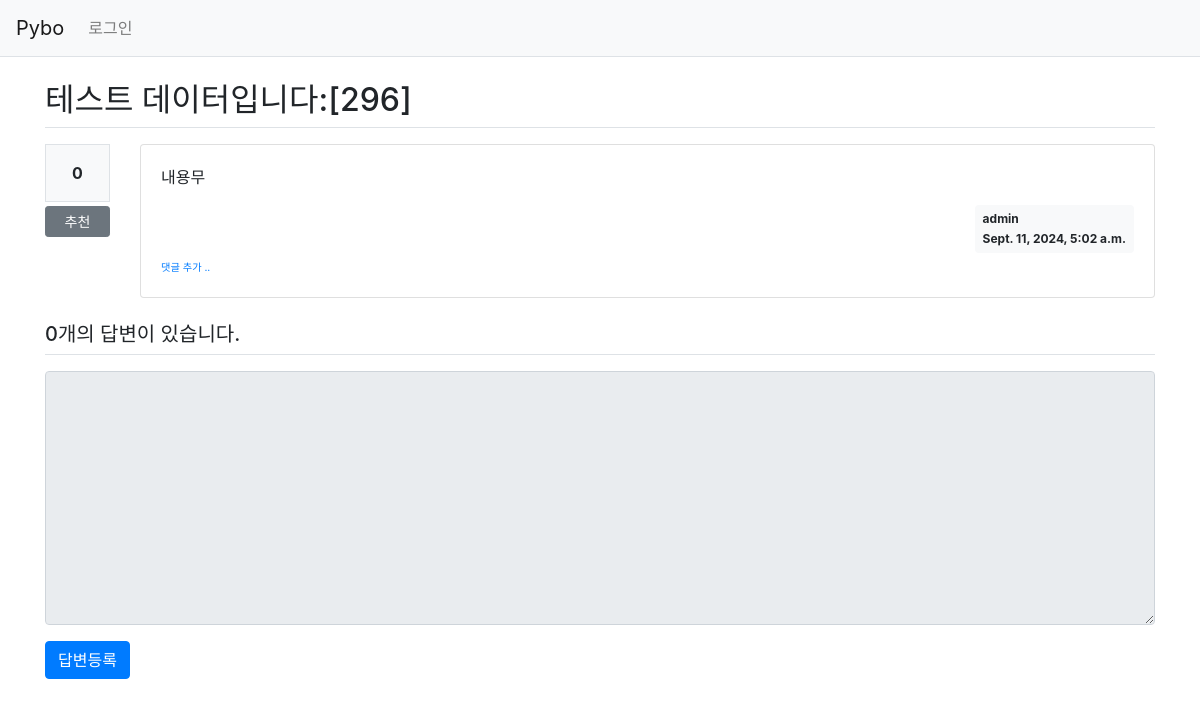
The app's page /pybo/301/, older data.
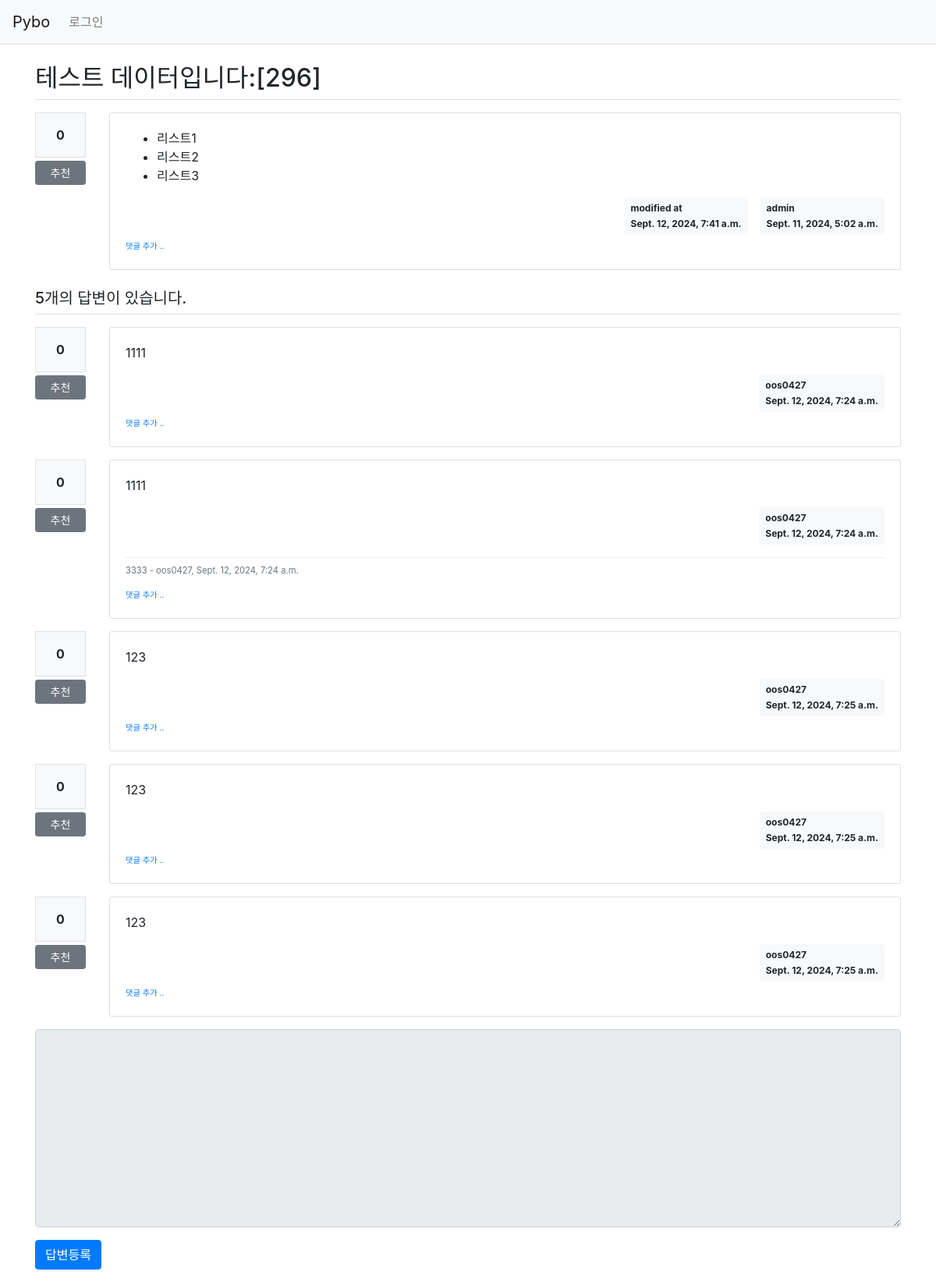
The same page, newer data.
### pybo/models.py (models this page shows, shortened)
class Question(models.Model):
    author = models.ForeignKey(User, on_delete = models.CASCADE, related_name='author_question')
    subject = models.CharField(max_length=200)
    content = models.TextField()
    create_date = models.DateTimeField()
    modify_date = models.DateTimeField(null=True, blank=True)
    voter = models.ManyToManyField(User, related_name='voter_question')

class Answer(models.Model):
    author = models.ForeignKey(User, on_delete=models.CASCADE, related_name='author_answer')
    question = models.ForeignKey(Question, on_delete=models.CASCADE)
    content = models.TextField()
    create_date = models.DateTimeField()
    modify_date = models.DateTimeField(null=True, blank=True)
    voter = models.ManyToManyField(User, related_name='voter_answer')

class Comment(models.Model):
    author = models.ForeignKey(User, on_delete=models.CASCADE)
    content = models.TextField()
    create_date = models.DateTimeField()
    modify_date = models.DateTimeField(null=True, blank=True)
    question = models.ForeignKey(Question, null=True, blank=True, on_delete=models.CASCADE)
    answer = models.ForeignKey(Answer, null=True, blank=True, on_delete=models.CASCADE)

### pybo/views/base_views.py (the view)
# urls.py: path('<int:question_id>/', base_views.detail, name='detail'),
def detail(request, question_id):
    question = get_object_or_404(Question, pk=question_id)
    context = {'question': question}
    return render(request, 'pybo/question_detail.html', context)

### pybo/templatetags/pybo_filter.py (called while the page is built)
@register.filter()
def mark(value):
    extensions = ["nl2br", "fenced_code"]
    return mark_safe(markdown.markdown(value, extensions=extensions))

### templates/pybo/question_detail.html (shortened to what this page needs)
{% extends 'base.html' %}
{% load pybo_filter %}
{% block content %}
<div class="container my-3">
    <h2 class="border-bottom py-2">{{ question.subject }}</h2>
    <div class="row my-3">
        <div class="col-1">
            <div class="bg-light text-center p-3 border font-weight-bolder mb-1">{{question.voter.count}}</div>
            <a href="#" data-uri="{% url 'pybo:vote_question' question.id  %}"
               class="recommend btn btn-sm btn-secondary btn-block my-1">추천</a>
        </div>
        <div class="col-11">
            <div class="card">
                <div class="card-body">
                    <div class="card-text">{{ question.content|mark }}</div>
                    <div class="d-flex justify-content-end">
                        {% if question.modify_date %}
                        <div class="badge badge-light p-2 text-left mx-3">
                            <div class="mb-2">modified at</div>
                            <div>{{ question.modify_date }}</div>
                        </div>
                        {% endif %}
                        <div class="badge badge-light p-2 text-left">
                            <div class="mb-2">{{ question.author.username }}</div>
                            <div>{{ question.create_date }}</div>
                        </div>
                    </div>
                    <div>
                        <a href="{% url 'pybo:comment_create_question' question.id  %}"
                           class="small"><small>댓글 추가 ..</small></a>
                    </div>
                </div>
            </div>
        </div>
    </div>
    <h5 class="border-bottom my-3 py-2">{{question.answer_set.count}}개의 답변이 있습니다.</h5>
    {% for answer in question.answer_set.all %}
    <div class="row my-3">
        <div class="col-1">
            <div class="bg-light text-center p-3 border font-weight-bolder mb-1">{{answer.voter.count}}</div>
            <a href="#" data-uri="{% url 'pybo:vote_answer' answer.id  %}"
                class="recommend btn btn-sm btn-secondary btn-block my-1">추천</a>
        </div>
        <div class="col-11">
            <div class="card">
                <div class="card-body">
                    <div class="card-text">{{ answer.content|mark }}</div>
                    <div class="d-flex justify-content-end">
                        <div class="badge badge-light p-2 text-left">
                            <div class="mb-2">{{ answer.author.username }}</div>
                            <div>{{ answer.create_date }}</div>
                        </div>
                    </div>
                    {% if answer.comment_set.count > 0 %}
                    <div class="mt-3">
                    {% for comment in answer.comment_set.all %}
                        <div class="comment py-2 text-muted">
                            <span style="white-space: pre-line;">{{ comment.content }}</span>
                            <span>
                                - {{ comment.author }}, {{ comment.create_date }}
                            </span>
                        </div>
                    {% endfor %}
                    </div>
                    {% endif %}
                    <div>
                        <a href="{% url 'pybo:comment_create_answer' answer.id  %}"
                           class="small"><small>댓글 추가 ..</small></a>
                    </div>
                </div>
            </div>
        </div>
    </div>
    {% endfor %}
    <form action="{% url 'pybo:answer_create' question.id %}" method="post" class="my-3">
        <div class="form-group">
            <textarea {% if not user.is_authenticated %}disabled{% endif %}
              name="content" id="content" class="form-control" rows="10"></textarea>
        </div>
        <input type="submit" value="답변등록" class="btn btn-primary">
    </form>
</div>
{% endblock %}

### templates/base.html (shortened to what this page needs)
{% load static %}
<!doctype html>
<html lang="ko">
<head>
    <link rel="stylesheet" type="text/css" href="{% static 'bootstrap.min.css' %}">
    <link rel="stylesheet" type="text/css" href="{% static 'style.css' %}">
</head>
<body>
{% include "navbar.html" %}
{% block content %}
{% endblock %}
</body>
</html>

### templates/navbar.html (shortened to what this page needs)
<nav class="navbar navbar-expand-lg navbar-light bg-light border-bottom">
    <a class="navbar-brand" href="{% url 'pybo:index' %}">Pybo</a>
    <div class="collapse navbar-collapse flex-grow-0" id="navbarNav">
        <ul class="navbar-nav">
            <li class="nav-item ">
                {% if user.is_authenticated %}
                <form style="display: block" action="{% url 'common:logout' %}?next={{ request.path }}" method="post">
                    {% csrf_token %}
                    <input type="submit" class="btn" value="{{ user.username }} (로그아웃)">
                </form>
                {% else %}
                <a class="nav-link" href="{% url 'common:login' %}">로그인</a>
                {% endif %}
            </li>
        </ul>
    </div>
</nav>

### static/style.css (style rules this page uses)
.comment { border-top:dotted 1px #ddd; font-size:0.7em; }

Row changes from the older to the newer data that the page shows:
changed Question "테스트 데이터입니다:[296]": content "내용무" → "* 리스트1\r\n* 리스트2\r\n* 리스트3" (drawn); content|mark "내용무" → "리스트1 리스트2 리스트3"; modify_date (not shown) → "Sept. 12, 2024, 7:41 a.m."; answer_set.count "0" → "5"
added Answer: voter.count "0", content|mark "1111", author.username "oos0427", create_date "Sept. 12, 2024, 7:24 a.m."
added Answer: voter.count "0", content|mark "1111", author.username "oos0427", create_date "Sept. 12, 2024, 7:24 a.m."
added Comment: content "3333", author "oos0427", create_date "Sept. 12, 2024, 7:24 a.m."
added Answer: voter.count "0", content|mark "123", author.username "oos0427", create_date "Sept. 12, 2024, 7:25 a.m."
added Answer: voter.count "0", content|mark "123", author.username "oos0427", create_date "Sept. 12, 2024, 7:25 a.m."
added Answer: voter.count "0", content|mark "123", author.username "oos0427", create_date "Sept. 12, 2024, 7:25 a.m."
Text that changed along with them:
text now shown: "modified at"
